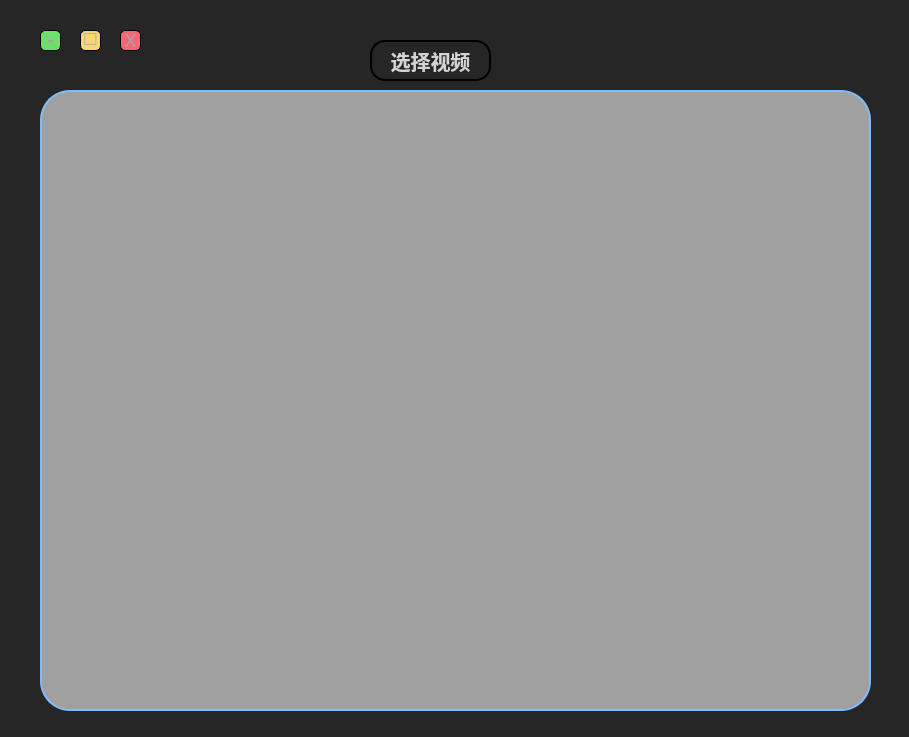
<?xml version="1.0" encoding="UTF-8"?>
<ui version="4.0">
 <class>Form</class>
 <widget class="QWidget" name="Form">
  <property name="geometry">
   <rect>
    <x>0</x>
    <y>0</y>
    <width>909</width>
    <height>737</height>
   </rect>
  </property>
  <property name="windowTitle">
   <string>Form</string>
  </property>
  <property name="styleSheet">
   <string notr="true">QWidget#Form{
	
/*background-image: url(:/shouyexuanze/image/full.png);
border-image: url(:/shouyexuanze/image/background.png);*/
	background-color: rgb(38, 38, 38);

}
QPushButton{
font: 40pt &quot;微软雅黑&quot;;
color:rgb(212, 212, 212);
        /*border-bottom:1px solid white;*/
        font-size:20px;
        font-weight:700;
        font-family: &quot;Helvetica Neue&quot;, Helvetica, Arial, sans-serif;

		border-style:outset; 
		border-width:2px;
		border-color:balck;
		border-radius:15px;
		
}
QPushButton:hover{
color:rgb(150, 150, 150);
	background-color: rgb(138, 138, 138);
	color: rgb(38, 38, 38);
}</string>
  </property>
  <widget class="QPushButton" name="yuanzetupian">
   <property name="geometry">
    <rect>
     <x>370</x>
     <y>40</y>
     <width>121</width>
     <height>41</height>
    </rect>
   </property>
   <property name="styleSheet">
    <string notr="true">font: 18pt &quot;方正舒体&quot;;
border-width:2px;</string>
   </property>
   <property name="text">
    <string>选择视频</string>
   </property>
  </widget>
  <widget class="QTextBrowser" name="dudu">
   <property name="geometry">
    <rect>
     <x>40</x>
     <y>90</y>
     <width>831</width>
     <height>621</height>
    </rect>
   </property>
   <property name="styleSheet">
    <string notr="true">background-color: rgb(160, 160, 160);
border-radius:30px;

border:2px solid;
border-color: rgb(127, 188, 248);
</string>
   </property>
  </widget>
  <widget class="QPushButton" name="pushButton_7">
   <property name="geometry">
    <rect>
     <x>80</x>
     <y>30</y>
     <width>21</width>
     <height>21</height>
    </rect>
   </property>
   <property name="styleSheet">
    <string notr="true">QPushButton{background:#F7D674;border-radius:5px;
color: rgb(166, 166, 166);
font-weight:bolder;
padding-top:-5px;
font: 20px&quot;微软雅黑&quot;;
border-width:1px;
}
QPushButton:hover{background:yellow;}</string>
   </property>
   <property name="text">
    <string>□</string>
   </property>
  </widget>
  <widget class="QPushButton" name="pushButton_6">
   <property name="geometry">
    <rect>
     <x>40</x>
     <y>30</y>
     <width>21</width>
     <height>21</height>
    </rect>
   </property>
   <property name="styleSheet">
    <string notr="true">QPushButton{background:#6DDF6D;border-radius:5px;
color: rgb(166, 166, 166);
font:26px &quot;微软雅黑&quot;;
font-weight:600;
padding-top:-4px;
border-width:1px;
}
QPushButton:hover{background:green;}</string>
   </property>
   <property name="text">
    <string>-</string>
   </property>
  </widget>
  <widget class="QPushButton" name="pushButton_8">
   <property name="geometry">
    <rect>
     <x>120</x>
     <y>30</y>
     <width>21</width>
     <height>21</height>
    </rect>
   </property>
   <property name="styleSheet">
    <string notr="true">QPushButton{background:#F76677;border-radius:5px;
color: rgb(166, 166, 166);
font-weight:bolder;
font:18px;
font-weight:bolder;
border-width:1px;
}
QPushButton:hover{background:red;}</string>
   </property>
   <property name="text">
    <string>X</string>
   </property>
  </widget>
 </widget>
 <resources>
  <include location="../image.qrc"/>
 </resources>
 <connections>
  <connection>
   <sender>yuanzetupian</sender>
   <signal>clicked()</signal>
   <receiver>Form</receiver>
   <slot>shi_wen()</slot>
   <hints>
    <hint type="sourcelabel">
     <x>370</x>
     <y>61</y>
    </hint>
    <hint type="destinationlabel">
     <x>0</x>
     <y>75</y>
    </hint>
   </hints>
  </connection>
  <connection>
   <sender>pushButton_8</sender>
   <signal>clicked()</signal>
   <receiver>Form</receiver>
   <slot>guanbi()</slot>
   <hints>
    <hint type="sourcelabel">
     <x>132</x>
     <y>42</y>
    </hint>
    <hint type="destinationlabel">
     <x>284</x>
     <y>33</y>
    </hint>
   </hints>
  </connection>
  <connection>
   <sender>pushButton_7</sender>
   <signal>clicked()</signal>
   <receiver>Form</receiver>
   <slot>judahua()</slot>
   <hints>
    <hint type="sourcelabel">
     <x>91</x>
     <y>43</y>
    </hint>
    <hint type="destinationlabel">
     <x>231</x>
     <y>52</y>
    </hint>
   </hints>
  </connection>
  <connection>
   <sender>pushButton_6</sender>
   <signal>clicked()</signal>
   <receiver>Form</receiver>
   <slot>zuixiaohua()</slot>
   <hints>
    <hint type="sourcelabel">
     <x>53</x>
     <y>41</y>
    </hint>
    <hint type="destinationlabel">
     <x>32</x>
     <y>15</y>
    </hint>
   </hints>
  </connection>
 </connections>
 <slots>
  <slot>shi_wen()</slot>
  <slot>shuchu()</slot>
  <slot>guanbi()</slot>
  <slot>judahua()</slot>
  <slot>zuixiaohua()</slot>
 </slots>
</ui>
